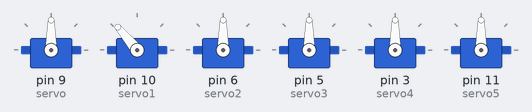
Simulated run of this sketch. Board: Arduino Uno, built with avr-gcc and run on an emulated ATmega328P. Shown: 6 × servo.

Above: at 5.05 s.
At 5.3 s:
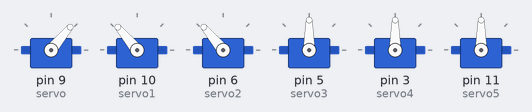
At 5.5 s:
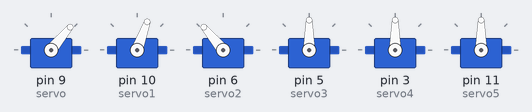
At 5.95 s:
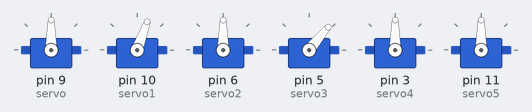
At 6.4 s:
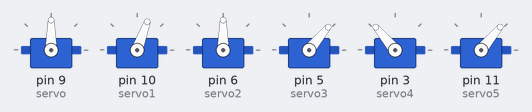
At 6.9 s:
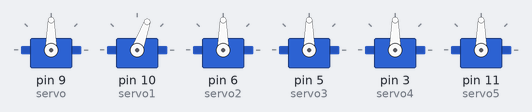
Timing chart, 0 to 9.4 s (numbered marks = the images above):
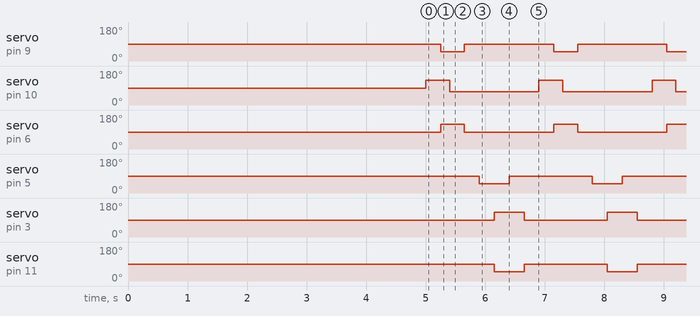

Measured:
- by itself, servo on pin 9 (servo): alternates 90° for 1.5 s and 50° for 0.40 s
- by itself, servo on pin 10 (servo1): alternates 130° for 0.40 s and 70° for 1.5 s
- by itself, servo on pin 6 (servo2): alternates 130° for 0.40 s and 90° for 1.5 s
- by itself, servo on pin 5 (servo3), servo on pin 11 (servo5): alternates 90° for 1.4 s and 50° for 0.50 s
- by itself, servo on pin 3 (servo4): alternates 130° for 0.50 s and 90° for 1.4 s

The sketch:

hextest4.ino
```cpp
#include<Servo.h>
Servo servo;//right base
Servo servo1;//right side
Servo servo2;//left middle base

Servo servo3;// left side free
Servo servo4;//left base
Servo servo5;//right middle base
void setup() {
  // put your setup code here, to run once:
servo.attach(9);
servo1.attach(10);
servo2.attach(6);
servo3.attach(5);
servo4.attach(3);
servo5.attach(11);
servo.write(90);
servo1.write(90);
servo2.write(90);
servo3.write(90);
servo4.write(90);
servo5.write(90);
delay(5000);
}

void loop() {
  // put your main code here, to run repeatedly:

servo1.write(130);
delay(250);
servo.write(50);
servo2.write(130);
delay(150);
servo1.write(70);
delay(250);
servo.write(90);
servo2.write(90);
delay(250);


servo3.write(50);
delay(250);
servo4.write(130);
servo5.write(50);
delay(250);
servo3.write(90);
delay(250);
servo4.write(90);
servo5.write(90);
delay(250);
}
```
